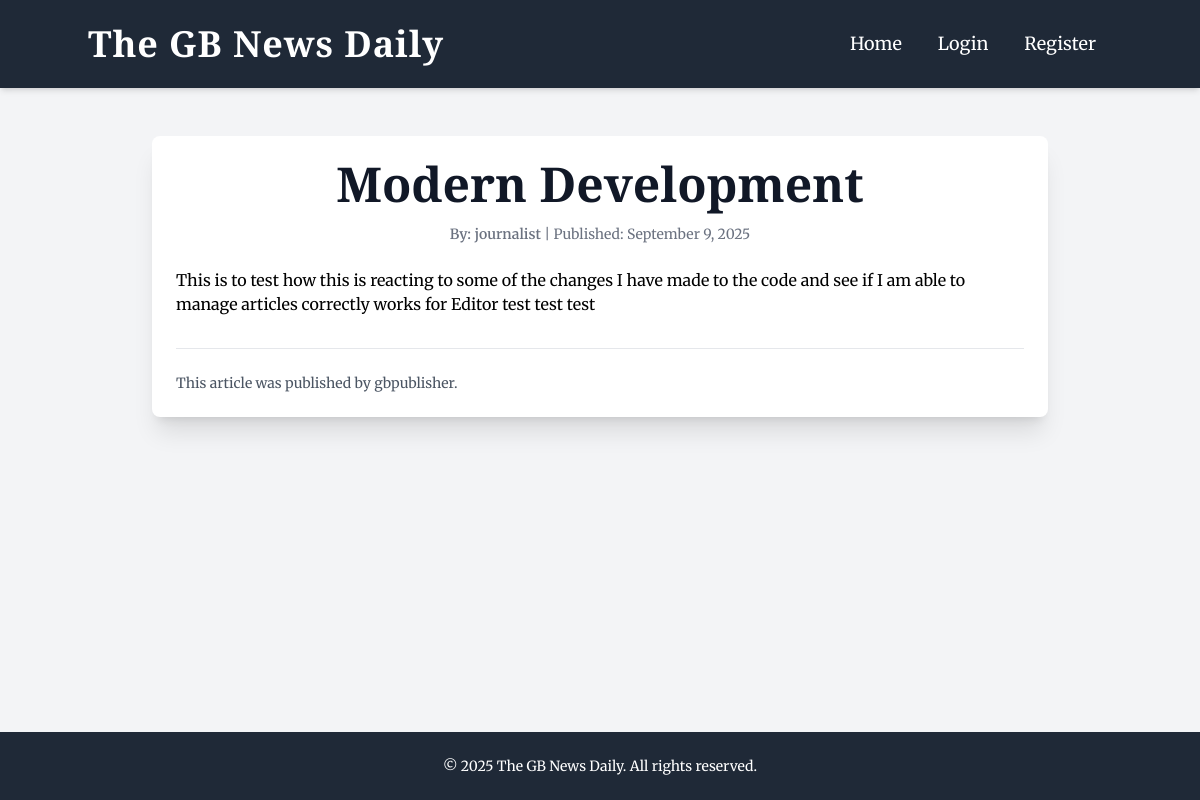
Screenshot of /article/2/ with the database file from the repository.
### news/models.py (models this page shows, shortened)
class Article(models.Model):
    title = models.CharField(max_length=200)
    content = models.TextField()
    author = models.ForeignKey(
        CustomUser,
        on_delete=models.CASCADE,
        related_name='articles_written'
    )
    publisher = models.ForeignKey(
        Publisher,
        on_delete=models.CASCADE,
        related_name='articles_published',
        null=True,
        blank=True
    )
    approved = models.BooleanField(default=False)
    created_at = models.DateTimeField(auto_now_add=True)
    _original_approved = None
    def __init__(self, *args, **kwargs):
        super().__init__(*args, **kwargs)
        if self.pk is not None:
            self._original_approved = self.approved
        else:
            self._original_approved = None

class CustomUser(AbstractUser):
    ROLE_CHOICES = (
        ('reader', 'Reader'),
        ('editor', 'Editor'),
        ('journalist', 'Journalist'),
    )
    role = models.CharField(
        max_length=20,
        choices=ROLE_CHOICES,
        default='reader'
    )
    subscriptions_publishers = models.ManyToManyField(
        'Publisher',
        related_name='subscribers_to_publisher',
        blank=True
    )
    subscriptions_journalists = models.ManyToManyField(
        'self',
        related_name='followers',
        symmetrical=False,
        blank=True
    )
    articles = models.ManyToManyField(
        'Article',
        related_name='author_articles',
        blank=True
    )
    newsletters = models.ManyToManyField(
        'Newsletter',
        related_name='author_newsletters',
        blank=True
    )
    class Meta:
        verbose_name_plural = "Custom Users"

class Publisher(models.Model):
    name = models.CharField(max_length=100)
    editors = models.ManyToManyField(
        CustomUser,
        related_name='publishers_editor',
        blank=True
    )
    journalists = models.ManyToManyField(
        CustomUser,
        related_name='publishers_journalist',
        blank=True
    )
    description = models.TextField(blank=True, null=True)

### news/views.py (the view)
# urls.py: path('article/<int:article_id>/', article_detail, name='article_detail'),
def article_detail(request, article_id):
    article = get_object_or_404(Article, pk=article_id)
    return render(request, 'news/article_detail.html', {'article': article})

### news/templates/news/article_detail.html (shortened to what this page needs)
{% extends "base.html" %}
{% block content %}
<div class="max-w-4xl mx-auto p-6 bg-white rounded-lg shadow-xl">
    <header class="text-center mb-6">
        <h1 class="text-4xl md:text-5xl font-extrabold header-font text-gray-900 leading-tight">
            {{ article.title }}
        </h1>
        <div class="mt-4 text-sm text-gray-500">
            <span class="font-semibold">By: {{ article.author.username }}</span> | <span>Published: {{ article.created_at|date:"F j, Y" }}</span>
        </div>
    </header>
    <div class="prose max-w-none">
        <p>{{ article.content|safe }}</p>
    </div>
    <div class="mt-8 border-t pt-6 text-sm text-gray-600">
        <p>This article was published by {{ article.publisher.name }}.</p>
    </div>
</div>
{% endblock %}

### news/templates/news/base.html (style rules this page uses)
body { font-family: 'Merriweather', serif; background-color: #F3F4F6; }
.header-font { font-family: 'Playfair Display', serif; }

### rows the page displays
Article: title "Modern Development", author.username "journalist", created_at "September 9, 2025", content "This is to test how this is reacting to some of the changes I have made to the code and see if I am able to manage articles correctly works for Editor test test test", publisher.name "gbpublisher"
